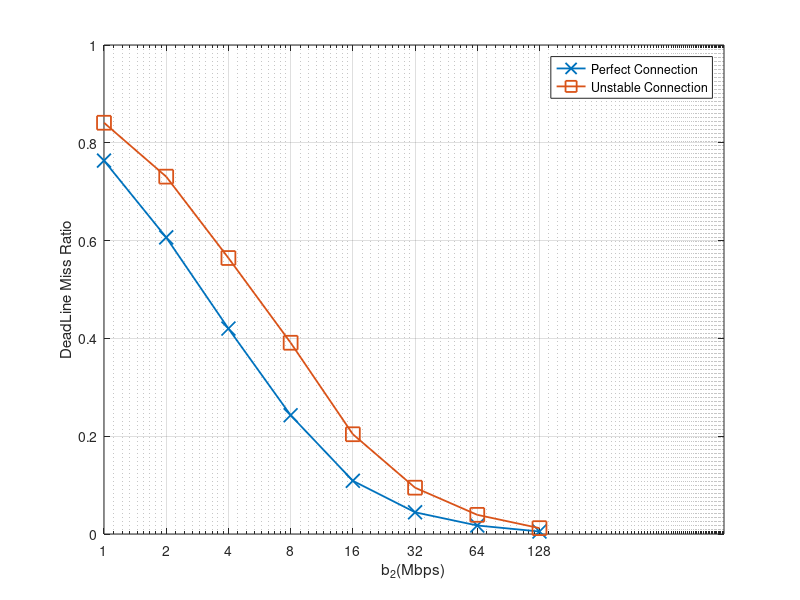

This chart was generated by the following MATLAB code:
%% File size
%x_label = [62.5	125	250	500	1000	2000	4000	8000]
%x_label = [10	20	40	80	160	320	640	1280]
%x_label = [50	100	150	200	250	300	350	400]
%x_label =[ 0.5	1	2	4	8	16	32	64]
x_label =[ 1	2	4	8	16	32	64	128]



%% for DeadlinMissRatio
y_perfeect = [0.7636	0.6065	0.4201	0.2429	0.1088	0.0444	0.0174	0.0051];
y_unstable = [0.841	0.7308	0.5644	0.3911	0.204	0.0947	0.0392	0.012];


i = i+1;
figure(i)

semilogx(x_label,y_perfeect,'-x', 'MarkerSize',10, 'LineWidth',1.3)
hold on
semilogx(x_label,y_unstable,'-s', 'MarkerSize',10, 'LineWidth',1.3)
hold on

%xlabel('E[\tau_g]')
%xlabel('E[\tau_b]')
%xlabel('E[t_1]')
%xlabel('File Size : MB')
%xlabel('E[t_0]')
%xlabel('b_1(Mbps)')
xlabel('b_2(Mbps)')
ylabel('DeadLine Miss Ratio')

%xticklabels({'62.5','125','250','500','1000','2000','4000','8000'});
%xticklabels({'10','20','40','80','160','320','640','1280'});
%xticklabels({'50','100','150','200','250','300','350','400'});
xticklabels({'1','2','4','8','16','32','64','128'});
set(gca, 'XTick', x_label);

legend({'Perfect Connection','Unstable Connection'},'NumColumns',1);

hold off;
grid on;